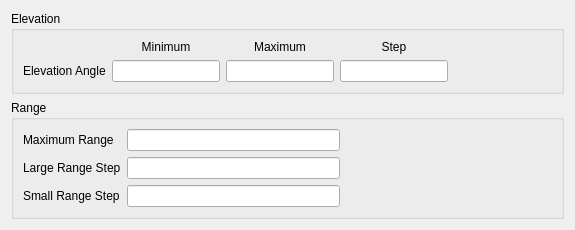
<?xml version="1.0" encoding="UTF-8"?>
<ui version="4.0">
 <class>VerticalCoverageTargetRegionWidget</class>
 <widget class="QWidget" name="VerticalCoverageTargetRegionWidget">
  <property name="geometry">
   <rect>
    <x>0</x>
    <y>0</y>
    <width>575</width>
    <height>213</height>
   </rect>
  </property>
  <property name="windowTitle">
   <string>Form</string>
  </property>
  <layout class="QGridLayout" name="gridLayout_2">
   <item row="1" column="0">
    <widget class="QGroupBox" name="mRangeGroupBox">
     <property name="sizePolicy">
      <sizepolicy hsizetype="Minimum" vsizetype="Expanding">
       <horstretch>0</horstretch>
       <verstretch>0</verstretch>
      </sizepolicy>
     </property>
     <property name="title">
      <string>Range</string>
     </property>
     <layout class="QGridLayout" name="gridLayout_3">
      <item row="0" column="1">
       <widget class="UtQtLengthValueEdit" name="mRangeMaxEdit">
        <property name="sizePolicy">
         <sizepolicy hsizetype="Expanding" vsizetype="Fixed">
          <horstretch>0</horstretch>
          <verstretch>0</verstretch>
         </sizepolicy>
        </property>
        <property name="styleSheet">
         <string notr="true"/>
        </property>
       </widget>
      </item>
      <item row="0" column="0">
       <widget class="QLabel" name="mRangeLabel">
        <property name="text">
         <string>Maximum Range</string>
        </property>
       </widget>
      </item>
      <item row="1" column="0">
       <widget class="QLabel" name="mLargeRangeStepLabel">
        <property name="text">
         <string>Large Range Step</string>
        </property>
       </widget>
      </item>
      <item row="2" column="1">
       <widget class="UtQtLengthValueEdit" name="mStepSmallEdit">
        <property name="styleSheet">
         <string notr="true"/>
        </property>
       </widget>
      </item>
      <item row="2" column="0">
       <widget class="QLabel" name="mSmallRangeStepLabel">
        <property name="text">
         <string>Small Range Step</string>
        </property>
       </widget>
      </item>
      <item row="1" column="1">
       <widget class="UtQtLengthValueEdit" name="mStepLargeEdit">
        <property name="styleSheet">
         <string notr="true"/>
        </property>
       </widget>
      </item>
      <item row="2" column="2">
       <spacer name="horizontalSpacer_3">
        <property name="orientation">
         <enum>Qt::Horizontal</enum>
        </property>
        <property name="sizeHint" stdset="0">
         <size>
          <width>40</width>
          <height>20</height>
         </size>
        </property>
       </spacer>
      </item>
      <item row="1" column="2">
       <spacer name="horizontalSpacer_2">
        <property name="orientation">
         <enum>Qt::Horizontal</enum>
        </property>
        <property name="sizeHint" stdset="0">
         <size>
          <width>40</width>
          <height>20</height>
         </size>
        </property>
       </spacer>
      </item>
      <item row="0" column="2">
       <spacer name="horizontalSpacer">
        <property name="orientation">
         <enum>Qt::Horizontal</enum>
        </property>
        <property name="sizeHint" stdset="0">
         <size>
          <width>40</width>
          <height>20</height>
         </size>
        </property>
       </spacer>
      </item>
     </layout>
    </widget>
   </item>
   <item row="0" column="0">
    <widget class="QGroupBox" name="mElevationGroupBox">
     <property name="sizePolicy">
      <sizepolicy hsizetype="Minimum" vsizetype="Expanding">
       <horstretch>0</horstretch>
       <verstretch>0</verstretch>
      </sizepolicy>
     </property>
     <property name="styleSheet">
      <string notr="true"/>
     </property>
     <property name="title">
      <string>Elevation</string>
     </property>
     <property name="flat">
      <bool>false</bool>
     </property>
     <layout class="QGridLayout" name="gridLayout">
      <item row="0" column="1">
       <widget class="QLabel" name="mMinLabel">
        <property name="text">
         <string>Minimum</string>
        </property>
        <property name="alignment">
         <set>Qt::AlignCenter</set>
        </property>
       </widget>
      </item>
      <item row="1" column="0">
       <widget class="QLabel" name="mElevationAngleLabel">
        <property name="text">
         <string>Elevation Angle</string>
        </property>
       </widget>
      </item>
      <item row="1" column="1">
       <widget class="UtQtAngleValueEdit" name="mElevationAngleMinEdit">
        <property name="styleSheet">
         <string notr="true"/>
        </property>
       </widget>
      </item>
      <item row="2" column="2">
       <spacer name="verticalSpacer">
        <property name="orientation">
         <enum>Qt::Vertical</enum>
        </property>
        <property name="sizeHint" stdset="0">
         <size>
          <width>20</width>
          <height>40</height>
         </size>
        </property>
       </spacer>
      </item>
      <item row="1" column="5">
       <spacer name="horizontalSpacer_4">
        <property name="orientation">
         <enum>Qt::Horizontal</enum>
        </property>
        <property name="sizeHint" stdset="0">
         <size>
          <width>40</width>
          <height>20</height>
         </size>
        </property>
       </spacer>
      </item>
      <item row="1" column="4">
       <widget class="UtQtAngleValueEdit" name="mElevationAngleStepEdit"/>
      </item>
      <item row="0" column="4">
       <widget class="QLabel" name="mStepLabel">
        <property name="text">
         <string>Step</string>
        </property>
        <property name="alignment">
         <set>Qt::AlignCenter</set>
        </property>
       </widget>
      </item>
      <item row="1" column="2">
       <widget class="UtQtAngleValueEdit" name="mElevationAngleMaxEdit"/>
      </item>
      <item row="0" column="2">
       <widget class="QLabel" name="mMaxLabel">
        <property name="text">
         <string>Maximum</string>
        </property>
        <property name="alignment">
         <set>Qt::AlignCenter</set>
        </property>
       </widget>
      </item>
     </layout>
    </widget>
   </item>
   <item row="2" column="0">
    <spacer name="verticalSpacer_2">
     <property name="orientation">
      <enum>Qt::Vertical</enum>
     </property>
     <property name="sizeHint" stdset="0">
      <size>
       <width>20</width>
       <height>40</height>
      </size>
     </property>
    </spacer>
   </item>
  </layout>
 </widget>
 <customwidgets>
  <customwidget>
   <class>UtQtLengthValueEdit</class>
   <extends>QLineEdit</extends>
   <header>UtQtUnitValueEdit.hpp</header>
  </customwidget>
  <customwidget>
   <class>UtQtAngleValueEdit</class>
   <extends>QLineEdit</extends>
   <header>UtQtUnitValueEdit.hpp</header>
  </customwidget>
 </customwidgets>
 <tabstops>
  <tabstop>mElevationAngleMinEdit</tabstop>
  <tabstop>mElevationAngleMaxEdit</tabstop>
  <tabstop>mElevationAngleStepEdit</tabstop>
  <tabstop>mRangeMaxEdit</tabstop>
  <tabstop>mStepLargeEdit</tabstop>
  <tabstop>mStepSmallEdit</tabstop>
 </tabstops>
 <resources/>
 <connections/>
</ui>
